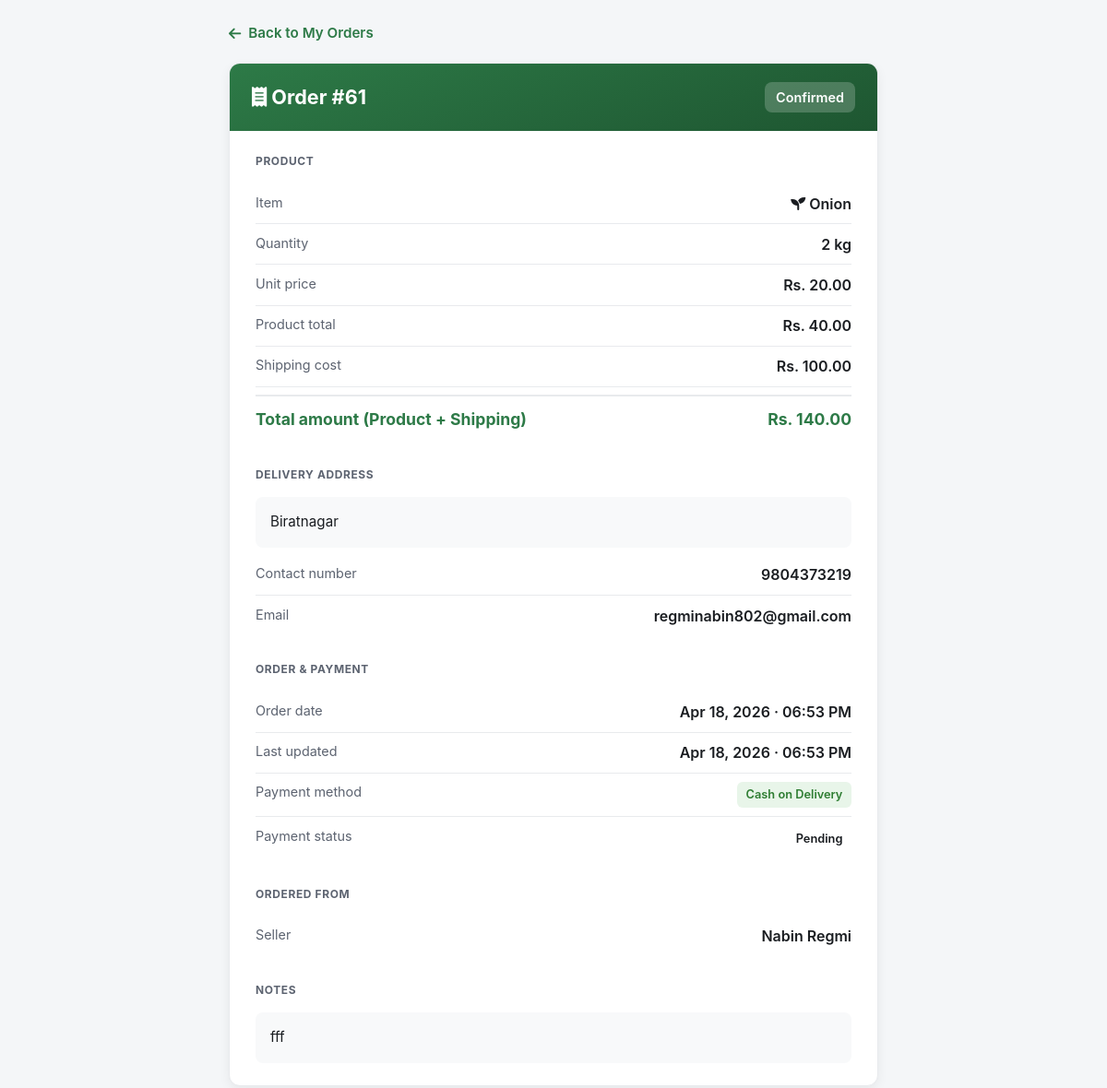
Before: /orders/61/ (signed in) with the older database file.
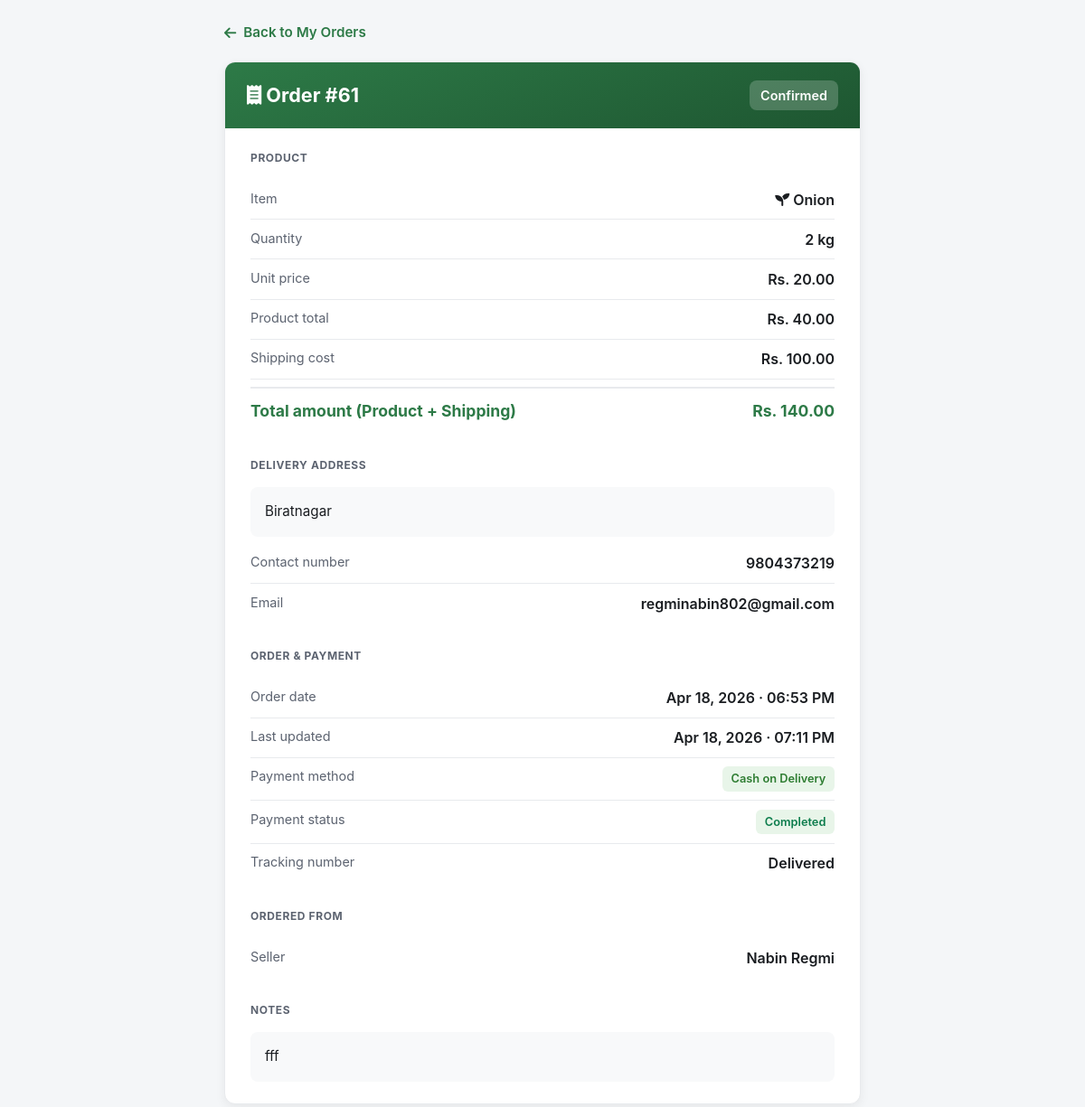
After: the same page with the newer database file.
### accounts/models.py (models this page shows, shortened)
class Order(models.Model):
    STATUS_PENDING = 'pending'
    STATUS_AWAITING_PAYMENT = 'awaiting_payment'
    STATUS_CONFIRMED = 'confirmed'
    STATUS_READY_TO_SHIP = 'ready_to_ship'
    STATUS_SHIPPED = 'shipped'
    STATUS_ON_THE_WAY = 'on_the_way'
    STATUS_DELIVERED = 'delivered'
    STATUS_CANCELLED = 'cancelled'
    STATUS_CHOICES = (
        (STATUS_PENDING, 'Pending'),
        (STATUS_AWAITING_PAYMENT, 'Awaiting payment'),
        (STATUS_CONFIRMED, 'Confirmed'),
        (STATUS_READY_TO_SHIP, 'Ready to ship'),
        (STATUS_SHIPPED, 'Shipped'),
        (STATUS_ON_THE_WAY, 'On the way'),
        (STATUS_DELIVERED, 'Delivered'),
        (STATUS_CANCELLED, 'Cancelled'),
    )
    PAYMENT_COD = 'cod'
    PAYMENT_ESEWA = 'esewa'
    PAYMENT_CHOICES = (
        (PAYMENT_COD, 'Cash on Delivery'),
        (PAYMENT_ESEWA, 'eSewa'),
    )
    PAYMENT_STATUS_PENDING = 'pending'
    PAYMENT_STATUS_COMPLETED = 'completed'
    PAYMENT_STATUS_FAILED = 'failed'
    PAYMENT_STATUS_CHOICES = (
        (PAYMENT_STATUS_PENDING, 'Pending'),
        (PAYMENT_STATUS_COMPLETED, 'Completed'),
        (PAYMENT_STATUS_FAILED, 'Failed'),
    )
    buyer = models.ForeignKey(User, on_delete=models.CASCADE, related_name='orders')
    tool = models.ForeignKey(VendorTool, on_delete=models.CASCADE, related_name='orders', null=True, blank=True)
    crop = models.ForeignKey(FarmerProduct, on_delete=models.CASCADE, related_name='orders', null=True, blank=True)
    quantity = models.PositiveIntegerField(default=1)
    total_amount = models.DecimalField(max_digits=12, decimal_places=2)
    shipping_cost = models.DecimalField(max_digits=12, decimal_places=2, default=0)
    admin_commission = models.DecimalField(max_digits=12, decimal_places=2, default=0)
    seller_amount = models.DecimalField(max_digits=12, decimal_places=2, default=0)
    status = models.CharField(max_length=20, choices=STATUS_CHOICES, default=STATUS_PENDING)
    payment_method = models.CharField(max_length=20, choices=PAYMENT_CHOICES, default=PAYMENT_COD, blank=True, null=True)
    payment_status = models.CharField(max_length=20, choices=PAYMENT_STATUS_CHOICES, default=PAYMENT_STATUS_PENDING, blank=True, null=True)
    shipping_address = models.TextField(blank=True, null=True, help_text='Delivery location/address')
    contact_number = models.CharField(max_length=20, blank=True, null=True, help_text='Phone number (required for delivery)')
    order_email = models.EmailField(blank=True, null=True, help_text='Email for this order (optional)')
    tracking_number = models.CharField(max_length=100, blank=True, null=True)
    notes = models.TextField(blank=True, null=True)
    created_at = models.DateTimeField(auto_now_add=True)
    updated_at = models.DateTimeField(auto_now=True)
    PAYOUT_PENDING = 'pending_payout'
    PAYOUT_PAID = 'paid'
    PAYOUT_STATUS_CHOICES = (
        (PAYOUT_PENDING, 'Pending payout'),
        (PAYOUT_PAID, 'Paid to seller'),
    )
    payout_status = models.CharField(
        max_length=20, choices=PAYOUT_STATUS_CHOICES, default=PAYOUT_PENDING, blank=True, null=True
    )
    payout_at = models.DateTimeField(blank=True, null=True, help_text='When admin paid this order’s amount to farmer/vendor')
    inventory_deducted = models.BooleanField(default=False)
    class Meta:
        ordering = ('-created_at',)
    def get_seller_user(self):
        if self.crop and self.crop.farmer:
            return getattr(self.crop.farmer, 'user', None)
        if self.tool and self.tool.vendor:
            return getattr(self.tool.vendor, 'user', None)
        return None
    def get_seller_display_name(self):
        if self.crop and self.crop.farmer:
            return self.crop.farmer.name or self.crop.farmer.user.email
        if self.tool and self.tool.vendor:
            return self.tool.vendor.company_name or self.tool.vendor.user.email
        return 'Unknown'

class FarmerProduct(models.Model):
    farmer = models.ForeignKey(FarmerProfile, on_delete=models.CASCADE, related_name='products')
    name = models.CharField(max_length=255)
    quantity = models.DecimalField(max_digits=12, decimal_places=2)
    unit = models.CharField(max_length=50, default='kg')
    price_per_unit = models.DecimalField(max_digits=12, decimal_places=2)
    image = models.ImageField(upload_to='product_images/', blank=True, null=True)
    is_available = models.BooleanField(default=True)
    created_at = models.DateTimeField(auto_now_add=True)
    class Meta:
        ordering = ('-created_at',)

class FarmerProfile(models.Model):
    user = models.OneToOneField(User, on_delete=models.CASCADE, related_name='farmer_profile')
    name = models.CharField(max_length=255, blank=True, null=True)
    photo = models.ImageField(upload_to='farmer_photos/', blank=True, null=True)
    location = models.CharField(max_length=255, blank=True, null=True)
    contact = models.CharField(max_length=20, blank=True, null=True)
    farm_size = models.CharField(max_length=50, blank=True, null=True)
    crop_types = models.TextField(blank=True, null=True, help_text="Comma-separated list of crops")
    livestock_details = models.TextField(blank=True, null=True)

### accounts/views.py (the view)
# urls.py: path('orders/<int:order_id>/', order_detail_page, name='order_detail'),
@login_required
def order_detail_page(request, order_id):
    try:
        order = Order.objects.select_related(
            'buyer',
            'crop', 'crop__farmer', 'crop__farmer__user',
            'tool', 'tool__vendor', 'tool__vendor__user',
        ).get(pk=order_id)
    except Order.DoesNotExist:
        raise Http404("Order not found.")
    is_buyer = order.buyer_id == request.user.id
    seller_user = order.get_seller_user()
    is_seller = seller_user and seller_user.id == request.user.id
    is_admin = getattr(request.user, 'role', None) == 'admin'
    if not (is_buyer or is_seller or is_admin):
        raise Http404("You do not have access to this order.")
    if is_buyer:
        if request.user.role == 'farmer':
            back_url = reverse('farmer_dashboard') + '?section=my_orders'
            back_label = 'Back to My Orders'
        else:
            back_url = reverse('user_dashboard') + '?section=orders'
            back_label = 'Back to My Orders'
    elif request.user.role == 'farmer':
        back_url = reverse('farmer_dashboard') + '?section=orders'
        back_label = 'Back to Received Orders'
    elif request.user.role == 'vendor':
        back_url = reverse('vendor_dashboard') + '?section=orders'
        back_label = 'Back to Customer Orders'
    else:
        back_url = reverse('dashboard')
        back_label = 'Back to Dashboard'
    order_product_subtotal = order.total_amount - (order.shipping_cost or Decimal('0'))
    if order.admin_commission and order.admin_commission > 0 and order.seller_amount and order.seller_amount > 0:
        display_admin_commission = order.admin_commission
        display_seller_amount = order.seller_amount
    else:
        display_admin_commission, display_seller_amount = Order.compute_commission(
            order.total_amount or 0,
            order.shipping_cost or 0,
            product_type='tool' if order.tool_id else ('crop' if order.crop_id else None),
        )
    context = {
        'order': order,
        'order_product_subtotal': order_product_subtotal,
        'display_admin_commission': display_admin_commission,
        'display_seller_amount': display_seller_amount,
        'is_admin': is_admin,
        'back_url': back_url,
        'back_label': back_label,
        'is_buyer': is_buyer,
        'is_seller': is_seller,
    }
    if request.GET.get('embed'):
        return render(request, 'order_detail_fragment.html', context)
    return render(request, 'order_detail.html', context)

### accounts/context_processors.py (called while the page is built, shortened)
def admin_collections_payouts_summary(request):
    if not request.user.is_authenticated or getattr(request.user, 'role', None) != 'admin':
        return {}

### templates/order_detail.html (shortened to what the changed rows need)
<!DOCTYPE html>
<html lang="en">
<head>
    <link rel="stylesheet" href="/static/css/style.css">
    <link href="https://cdnjs.cloudflare.com/ajax/libs/font-awesome/6.0.0/css/all.min.css" rel="stylesheet">
</head>
<body>
    <div class="od-wrap">
        <div class="od-card">
            <div class="od-card-header">
                <h1><i class="fas fa-receipt"></i> Order #{{ order.id }}</h1>
                <span class="od-status">{{ order.get_status_display }}</span>
            </div>
            <div class="od-card-body">
                <div class="od-section">
                    <div class="od-row">
                        <span class="od-label">Item</span>
                        <span class="od-value">
                            {% if order.crop %}
                                <i class="fas fa-seedling"></i> {{ order.crop.name }}
                            {% elif order.tool %}
                                <i class="fas fa-tools"></i> {{ order.tool.name }}
                            {% else %}
                                —
                            {% endif %}
                        </span>
                    </div>
                    <div class="od-row">
                        <span class="od-label">Quantity</span>
                        <span class="od-value">{{ order.quantity }} {% if order.crop %}{{ order.crop.unit }}{% else %}units{% endif %}</span>
                    </div>
                    <div class="od-row">
                        <span class="od-label">Unit price</span>
                        <span class="od-value">
                            {% if order.crop %}Rs. {{ order.crop.price_per_unit }}{% elif order.tool %}Rs. {{ order.tool.price }}{% else %}—{% endif %}
                        </span>
                    </div>
                    {% if order.shipping_cost %}
                    <div class="od-row">
                        <span class="od-label">Shipping cost</span>
                        <span class="od-value">Rs. {{ order.shipping_cost|floatformat:2 }}</span>
                    </div>
                    {% endif %}
                    <div class="od-row od-total-row">
                        <span>Total amount (Product + Shipping)</span>
                        <span>Rs. {{ order.total_amount|default:0|floatformat:2 }}</span>
                    </div>
                </div>
                <div class="od-section">
                    <div class="od-section-title">Delivery address</div>
                    <div class="od-address">{% if order.shipping_address %}{{ order.shipping_address }}{% else %}—{% endif %}</div>
                    {% if order.contact_number %}
                    <div class="od-row" style="margin-top: 0.5rem;">
                        <span class="od-label">Contact number</span>
                        <span class="od-value">{{ order.contact_number }}</span>
                    </div>
                    {% endif %}
                    {% if order.order_email %}
                    <div class="od-row">
                        <span class="od-label">Email</span>
                        <span class="od-value">{{ order.order_email }}</span>
                    </div>
                    {% endif %}
                </div>
                <div class="od-section">
                    <div class="od-row">
                        <span class="od-label">Order date</span>
                        <span class="od-value">{{ order.created_at|date:"M d, Y · h:i A" }}</span>
                    </div>
                    {% if order.updated_at != order.created_at %}
                    <div class="od-row">
                        <span class="od-label">Last updated</span>
                        <span class="od-value">{{ order.updated_at|date:"M d, Y · h:i A" }}</span>
                    </div>
                    {% endif %}
                    <div class="od-row">
                        <span class="od-value">
                            <span class="od-badge {% if order.payment_status == 'completed' %}paid{% endif %}">
                                {{ order.get_payment_status_display|default:order.payment_status|title }}
                            </span>
                        </span>
                    </div>
                    {% if order.tracking_number %}
                    <div class="od-row">
                        <span class="od-label">Tracking number</span>
                        <span class="od-value">{{ order.tracking_number }}</span>
                    </div>
                    {% endif %}
                </div>
                {% if is_buyer %}
                <div class="od-section">
                    <div class="od-section-title">Ordered from</div>
                    <div class="od-row">
                        <span class="od-label">Seller</span>
                        <span class="od-value">{{ order.get_seller_display_name }}</span>
                    </div>
                </div>
                {% endif %}
                {% if order.notes %}
                <div class="od-section">
                    <div class="od-section-title">Notes</div>
                    <div class="od-address">{{ order.notes }}</div>
                </div>
                {% endif %}
            </div>
        </div>
    </div>
</body>
</html>

Changed rows visible on the page:
changed Order "regminabin802@gmail.com": updated_at "Apr 18, 2026 · 06:53 PM" → "Apr 18, 2026 · 07:11 PM"; payment_status "Pending" → "Completed"; tracking_number (not shown) → "Delivered"
Other visible differences:
text now shown: "Tracking number"
